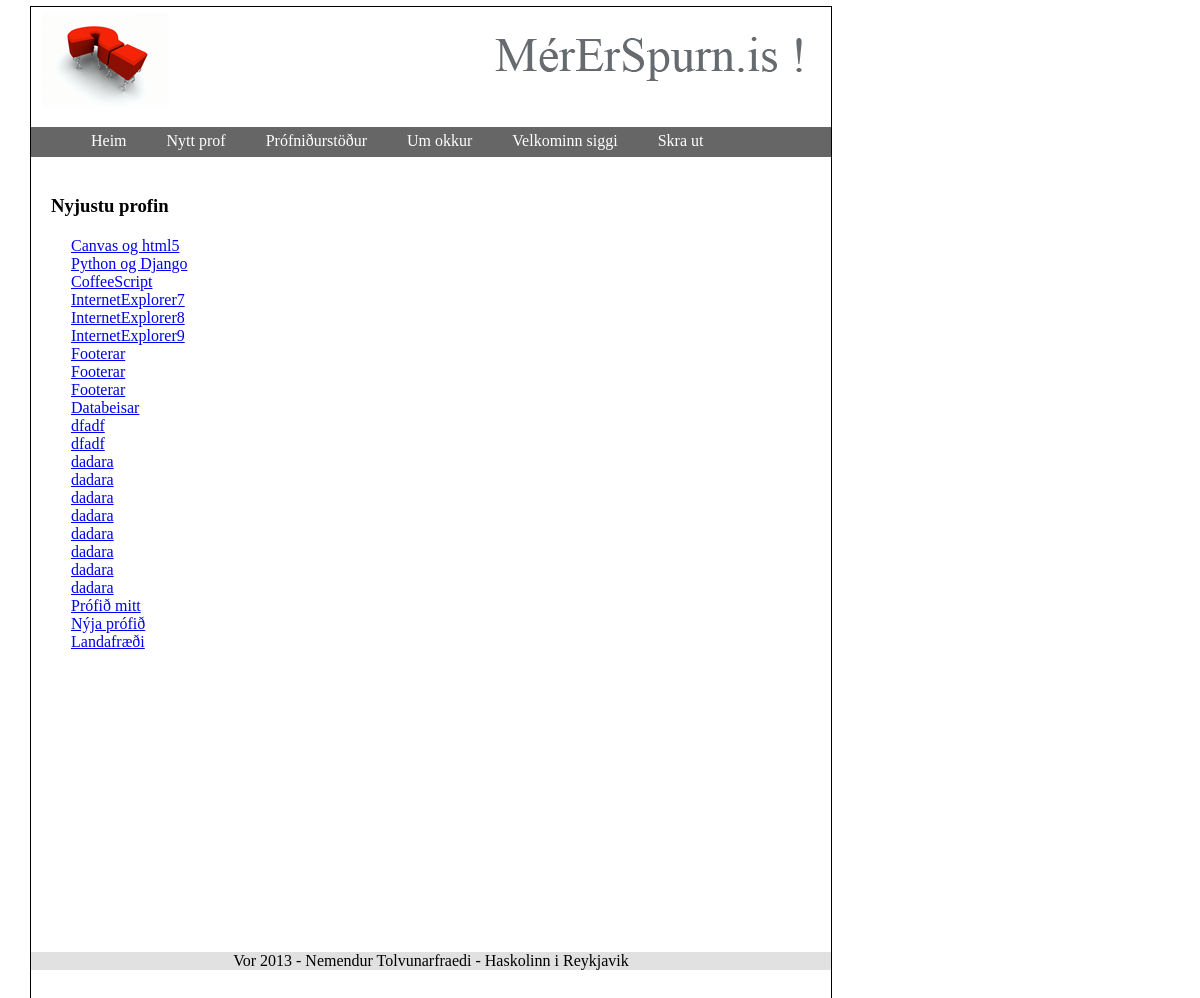
Screenshot of / (signed in) with the database file from the repository.
### Exams/models.py (models this page shows)
class Exams(models.Model):
    name = models.CharField(max_length= 50)
    date_created = models.DateField(auto_now=True)
    date_opened = models.DateField()
    date_closed = models.DateField()

### Exams/views.py (the view)
# urls.py: url(r'^$', 'Exams.views.index', name='index'),
def index(request):
    all_exams = Exams.objects.all()
    currentuser = request.user
    mod = {"all_exams" : all_exams, "u" : currentuser, "loginout" : '/logout', "l" : "LogOut"}
    return render_to_response("index.html", mod)

### MyTestSite/templates/index.html (shortened to what this page needs)
<!DOCTYPE html>
<html>
    <head>
    {% load staticfiles %}
    <link rel="stylesheet" type="text/css" href="{% static "scripts/exams.css" %}"/>
    </head>
    <body>
       <img src="{% static "images/header.png" %}" alt="MerErSpurn logoid">
    <div class="menu">
        <ul class="horiz">
            <li>
                <a href="{% url index %}">Heim</a>
            </li>
            <li>
                <a href="/createxam">Nytt prof</span></a>
            </li>
            <li>
                <a href="accounts/login/results.html">Pr&oacute;fni&eth;urst&ouml;&eth;ur</a>
            </li>
            <li>
                <a href="{% url about %}">Um okkur</a>
            </li>
                {% if u.is_authenticated %}
            <li>
                <a href="{% url login %}">Velkominn {{u}}</a>
            </li>
            <li>
                <a href="{{ loginout }}">Skra ut</a>
            </li>
                {% else %}
            <li>
                <a href="{% url login %}">Innskraning</a>
            </li>
                {% endif %}
        </ul>
    </div>
    <br/>
    {% block content %}
    <div class="top_exams">
    <h3>Nyjustu profin</h3>
        <ul>
            {% for exam in all_exams %}
            <li><a href="/exam/{{exam.id}}">{{exam.name}}</a></li>
            {% endfor %}
        </ul>
     <div>
     {% endblock %}
        <footer>Vor 2013 - Nemendur Tolvunarfraedi - Haskolinn i Reykjavik</footer>
    </body>
</html>

### MyTestSite/templates/scripts/exams.css (style rules this page uses)
body { border: 1px solid black; margin: 6px 30px 6px 30px; position: fixed; width: 800px; height: 1000px; }
h3 { margin: 20px; }
ul { margin-top: 0px; list-style: none; }
footer { text-align: center; background: #e1e1e1; position: fixed; bottom: 30px; width: 800px; }
.menu a { text-decoration: none; }
.menu { height: 30px; background: #666666; width: auto; }
.menu ul.horiz { margin-top: 0px; list-style-type: none; width: auto; heigth: 30px; }
.menu ul.horiz li { float: left; height: 30px; }
.menu ul.horiz li a { float: left; height: 30px; line-height: 27px; color: #ffffff; text-align: center; padding: 0 20px 0 20px; }

### rows the page displays
Exams: name "Canvas og html5"
Exams: name "Python og Django"
Exams: name "CoffeeScript"
Exams: name "InternetExplorer7"
Exams: name "InternetExplorer8"
Exams: name "InternetExplorer9"
Exams: name "Footerar"
Exams: name "Footerar"
Exams: name "Footerar"
Exams: name "Databeisar"
Exams: name "dfadf"
Exams: name "dfadf"
Exams: name "dadara"
Exams: name "dadara"
Exams: name "dadara"
Exams: name "dadara"
Exams: name "dadara"
Exams: name "dadara"
Exams: name "dadara"
Exams: name "dadara"
Exams: name "Prófið mitt"
Exams: name "Nýja prófið"
Exams: name "Landafræði"

### other values shown
{{ u }} "siggi"
